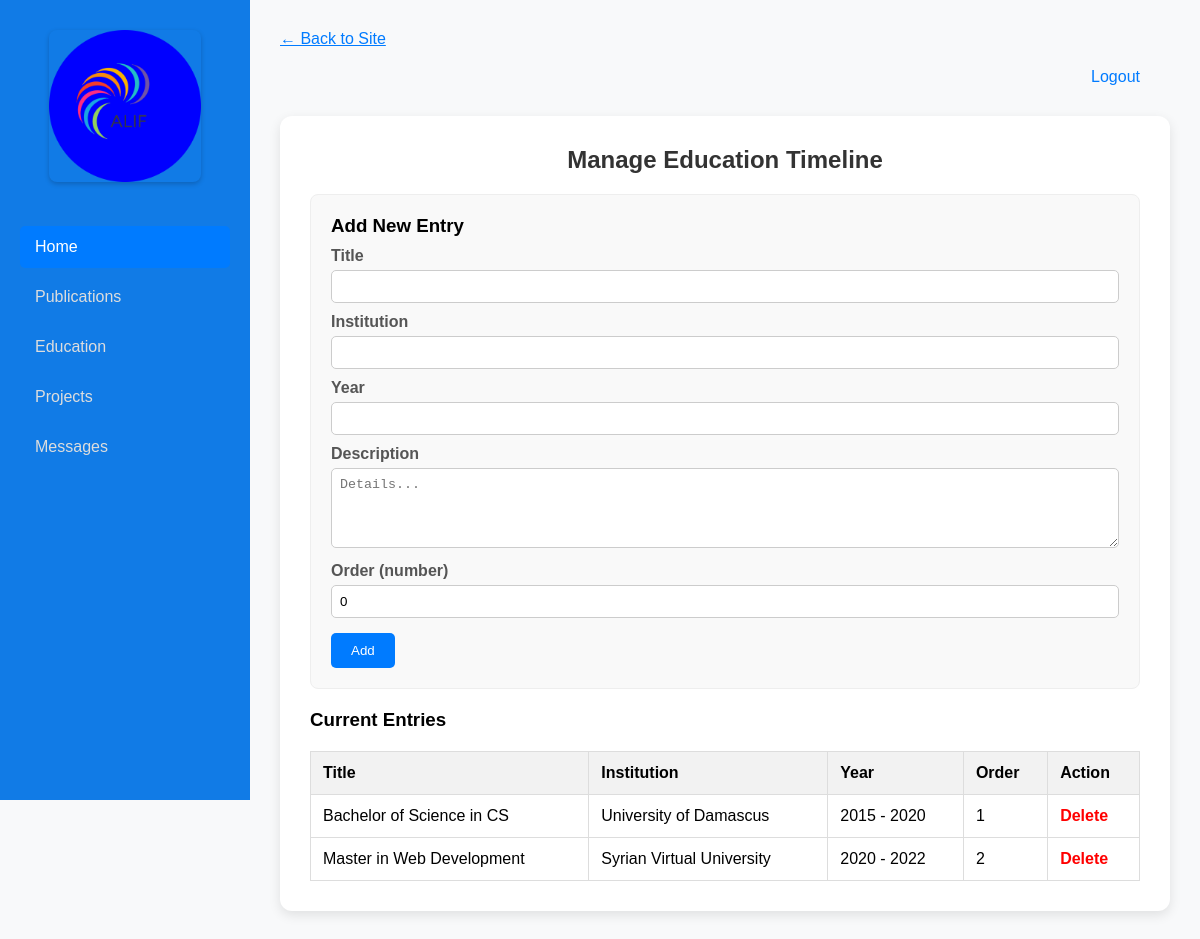
The app's page /admin/education.php (signed in) with its own data.
### tables this page shows
CREATE TABLE education_timeline (
    id INT AUTO_INCREMENT PRIMARY KEY,
    title VARCHAR(100) NOT NULL,
    institution VARCHAR(100) NOT NULL,
    year VARCHAR(50) NOT NULL,
    description TEXT,
    order_num INT DEFAULT 0
);

### admin/education.php (the view, shortened to what this page needs)
<?php
include "../conni.php";
$result = mysqli_query($con_mysqli, "SELECT * FROM education_timeline ORDER BY order_num, year DESC");
?>
<!DOCTYPE html>
<html lang="en">
<head>
</head>
<body>
    <div class="sidebar" id="sidebar">
        <div class="logo-container">
            <img src="../images/logo-colors.png" alt="Alif Logo" class="logo">
        </div>
        <a href="../dashboard/home.php" class="active">Home</a>
        <a href="../dashboard/projects.php">Publications</a>
        <a href="education.php">Education</a>
        <a href="../practice/admin/dashboard.php">Projects</a>
        <a href="../dashboard/message.php">Messages</a>
    </div>
    <div class="main-content" id="mainContent">
        <a href="../education.php" class="back">&larr; Back to Site</a>
        <a href="logout.php" class="logout">Logout</a>
        <div class="container">
            <h2 class="page-title">Manage Education Timeline</h2>
            <form method="POST">
                <h3>Add New Entry</h3>
                <label>Title</label>
                <input type="text" name="title" required>
                <label>Institution</label>
                <input type="text" name="institution" required>
                <label>Year</label>
                <input type="text" name="year" required>
                <label>Description</label>
                <textarea name="description" placeholder="Details..."></textarea>
                <label>Order (number)</label>
                <input type="number" name="order_num" value="0" min="0">
                <button type="submit" name="add">Add</button>
            </form>
            <h3>Current Entries</h3>
            <table>
                <tr>
                    <th>Title</th>
                    <th>Institution</th>
                    <th>Year</th>
                    <th>Order</th>
                    <th>Action</th>
                </tr>
                <?php while ($row = mysqli_fetch_assoc($result)): ?>
                    <tr>
                        <td><?php echo htmlspecialchars($row['title']); ?></td>
                        <td><?php echo htmlspecialchars($row['institution']); ?></td>
                        <td><?php echo htmlspecialchars($row['year']); ?></td>
                        <td><?php echo (int)$row['order_num']; ?></td>
                        <td class="action">
                            <a href="?delete=<?php echo (int)$row['id']; ?>"
                                onclick="return confirm('Delete this entry?')">Delete</a>
                        </td>
                    </tr>
                <?php endwhile; ?>
            </table>
        </div>
    </div>
</body>
</html>

### admin/education.php (style rules this page uses)
* { margin: 0; padding: 0; box-sizing: border-box; }
body { font-family: Arial, sans-serif; background: #f8f9fa; display: flex; min-height: 100vh; }
.sidebar { width: 250px; background: #117be6; color: white; padding: 20px; height: 100vh; position: fixed; left: -250px; top: 0; transition: left 0.3s ease; z-index: 1000; overflow-y: auto; }
@media (min-width: 769px) { .sidebar { left: 0; } }
@media (min-width: 769px) { .main-content { margin-left: 250px; } }
.sidebar .logo-container { text-align: center; margin-bottom: 30px; padding: 10px; }
.sidebar .logo { max-width: 80%; height: auto; border-radius: 8px; box-shadow: 0 2px 5px rgba(0, 0, 0, 0.2); }
.sidebar a { color: #ddd; text-decoration: none; padding: 12px 15px; display: block; border-radius: 5px; margin-bottom: 8px; transition: background 0.3s; }
.sidebar a:hover, .sidebar a.active { background: #007BFF; color: white; }
.main-content { flex: 1; padding: 30px; transition: margin-left 0.3s ease; }
.container { max-width: 900px; background: white; padding: 30px; border-radius: 12px; box-shadow: 0 4px 12px rgba(0, 0, 0, 0.1); }
h2.page-title { text-align: center; color: #333; margin-bottom: 20px; }
form { margin: 20px 0; padding: 20px; background: #f9f9f9; border: 1px solid #eee; border-radius: 8px; }
label { display: block; margin-top: 10px; font-weight: bold; color: #555; }
input, textarea { width: 100%; padding: 8px; margin-top: 5px; border: 1px solid #ccc; border-radius: 5px; }
textarea { height: 80px; }
button { padding: 10px 20px; background: #007BFF; color: white; border: none; border-radius: 5px; cursor: pointer; margin-top: 15px; }
table { width: 100%; border-collapse: collapse; margin-top: 20px; }
th, td { border: 1px solid #ddd; padding: 12px; text-align: left; }
th { background: #f2f2f2; }
.action a { color: red; font-weight: bold; text-decoration: none; }
.back { display: block; margin-bottom: 20px; color: #007BFF; }
.logout { color: #007BFF; text-decoration: none; margin-bottom: 30px; display: block; text-align: right; padding-right: 30px; }

### records on screen
education_timeline: title "Bachelor of Science in CS", institution "University of Damascus", year "2015 - 2020", order_num "1"
education_timeline: title "Master in Web Development", institution "Syrian Virtual University", year "2020 - 2022", order_num "2"
